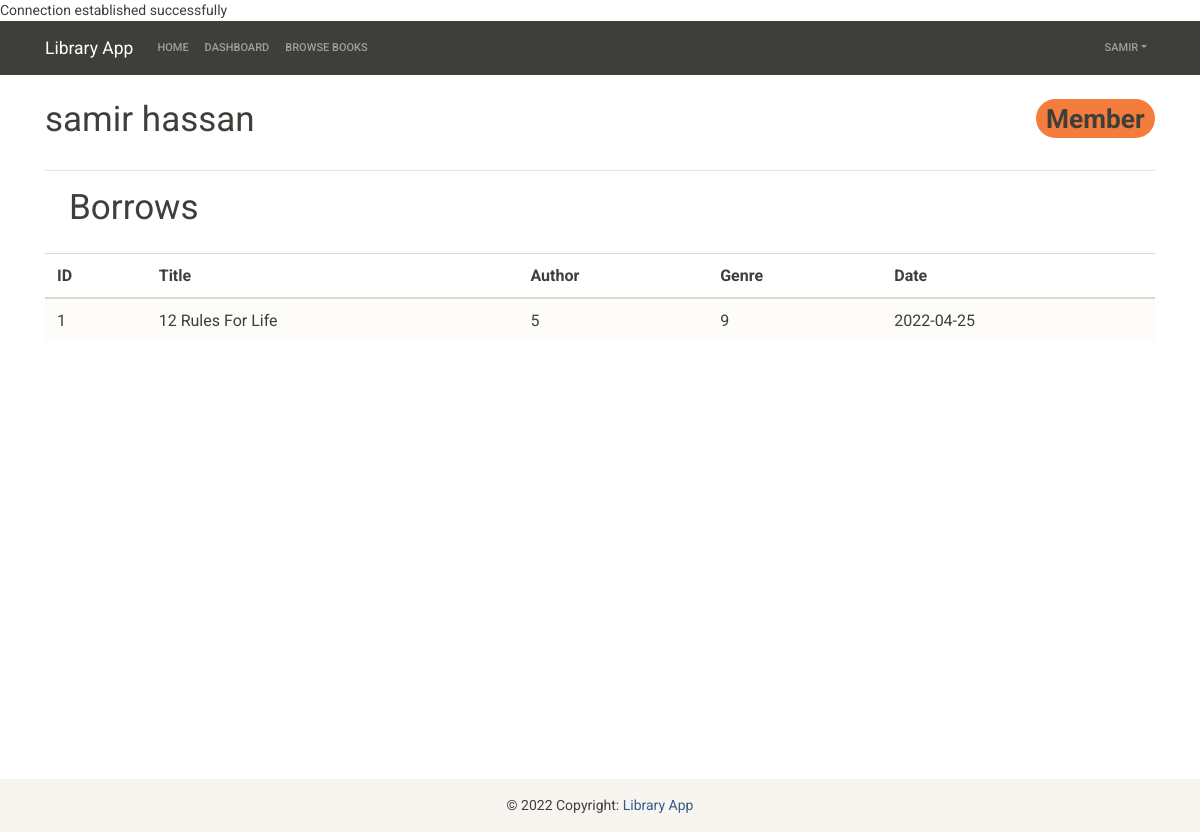
Page /customer-dashboard.php (signed in) on the committed database.
### tables this page shows
CREATE TABLE `borrowing` (
  `id` int(11) NOT NULL,
  `user_id` int(11) NOT NULL,
  `book_id` int(11) NOT NULL,
  `date` datetime NOT NULL
);

CREATE TABLE `book` (
  `id` int(11) NOT NULL,
  `title` varchar(255) NOT NULL,
  `author_id` int(11) NOT NULL,
  `genre_id` int(11) NOT NULL,
  `image_url` varchar(255) NOT NULL,
  `description` varchar(255) DEFAULT NULL
);

### customer-dashboard.php (the view, shortened to what this page needs)
<?php
  include_once('connection.php');
  require_once 'customer_auth.php'; ?>
<!DOCTYPE html>
<html lang="en">
<head>
    <link rel="stylesheet" href="https://bootswatch.com/4/sandstone/bootstrap.min.css">
</head>
<body>
<?php include('nav.php') ?>
<div class="container mb-5" style="min-height: 79vh;">
  <h1 class="my-4 d-flex justify-content-between">
    <?php echo $_SESSION['fname'] . ' ' . $_SESSION['lname']; ?>
    <span class="lm-5 mb-2 lg-sm badge rounded-pill bg-warning">Member</span>
  </h1>
  <hr>
  <?php
  $borrowing_query = "SELECT * FROM borrowing WHERE user_id='{$_SESSION["id"]}'";
  $borrowing_query_result = mysqli_query($link, $borrowing_query);
?>
  <h1 class="mb-4 ml-4">Borrows</h1>
      <table class="table table-hover" id="table2">
        <thead>
          <tr class="header">
            <th scope="col">ID</th>
            <th scope="col">Title</th>
            <th scope="col">Author</th>
            <th scope="col">Genre</th>
            <th scope="col">Date</th>
          </tr>
        </thead>
        <tbody class="items">
        <?php
        if ($borrowing_query_result->num_rows > 0) {
          while($borrowing_result = $borrowing_query_result->fetch_assoc()) {
            $books_query = "SELECT * FROM book WHERE id='{$borrowing_result["book_id"]}'";
            $books_query_result = mysqli_query($link, $books_query);
            $books_result = mysqli_fetch_array($books_query_result);
          ?>
          <tr class="table-light">
            <td class="row-data"> <?php echo $books_result["id"] ?> </td>
            <td class="row-data"> <?php echo $books_result["title"] ?> </td>
            <td class="row-data"> <?php echo $books_result["author_id"] ?> </td>
            <td class="row-data"> <?php echo $books_result["genre_id"] ?> </td>
            <td class="row-data"> <?php echo date('Y-m-d', strtotime($borrowing_result["date"])) ?> </td>
          </tr>
        <?php } ?>
      <?php } ?>
        </tbody>
      </table>
</div>
<?php include('footer.php'); ?>
</body>
</html>

### rows in the picture
borrowing: book "1", book.title "12 Rules For Life", book.author_id "5", book.genre_id "9", date "2022-04-25"

### other values in the picture
$_SESSION['fname'] "SAMIR"
$_SESSION['fname'] "samir"
$_SESSION['lname'] "hassan"
